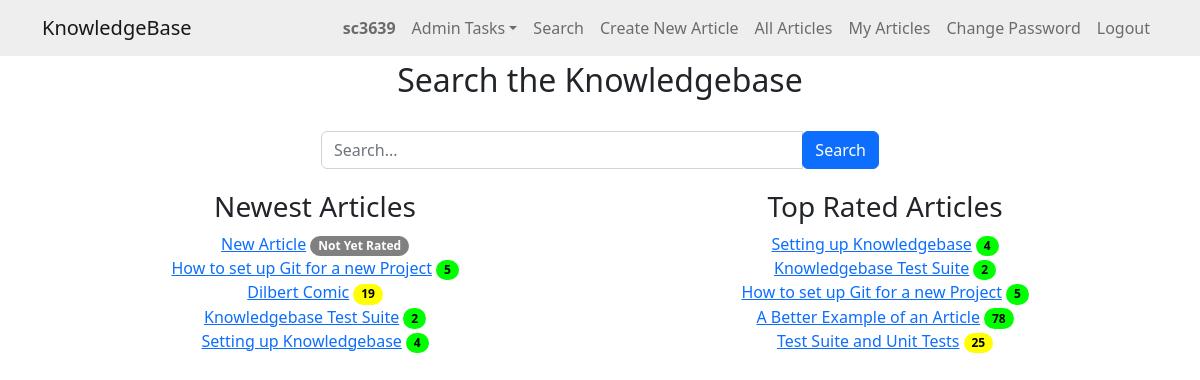
/ (signed in), run on an earlier commit of the app's database.
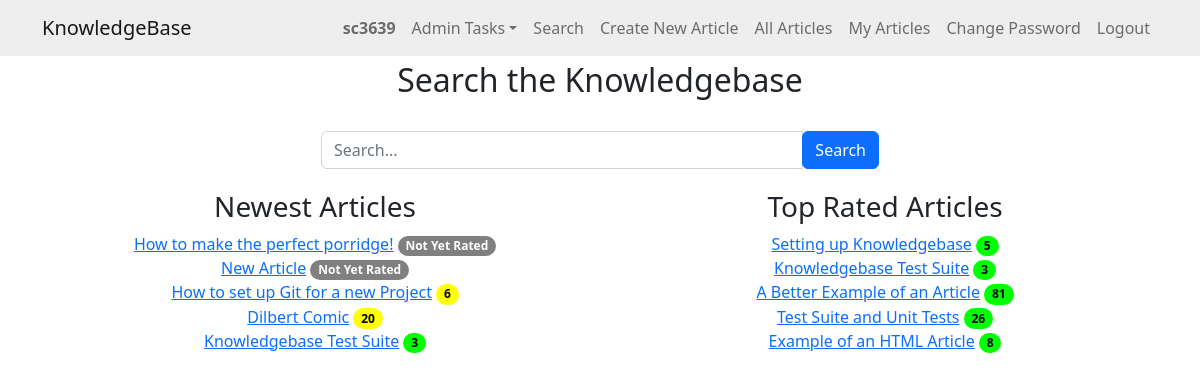
And on a later commit of the database.
### knowledge/models.py (models this page shows)
class KBEntry(models.Model):
    title = models.CharField(max_length=255)
    article = models.TextField()
    created_by = models.ForeignKey(
        User, related_name="created_kb_entries", on_delete=models.SET_NULL, null=True
    )
    created_datetime = models.DateTimeField(auto_now_add=True)
    modified_datetime = models.DateTimeField(null=True, blank=True)
    last_modified_by = models.ForeignKey(
        User, related_name="modified_kb_entries", on_delete=models.SET_NULL, null=True
    )
    deleted_datetime = models.DateTimeField(null=True, blank=True)
    deleted_by = models.ForeignKey(
        User,
        related_name="deleted_kb_entries",
        on_delete=models.SET_NULL,
        null=True,
        blank=True,
    )
    upvotes = models.ManyToManyField(
        User, related_name="upvoted_kb_entries", blank=True
    )
    downvotes = models.ManyToManyField(
        User, related_name="downvoted_kb_entries", blank=True
    )
    rating = models.FloatField(default=0.0)
    views = models.PositiveIntegerField(default=0)
    meta_data = models.ManyToManyField("Tag", blank=True)

### knowledge/views.py (the view, shortened to what this page needs)
# urls.py: path("", views.home, name="home"),
@login_required
def home(request):
    search_term = request.GET.get("search", "")
    articles = KBEntry.objects.none()  # Default to no entries
    if len(articles) < 5 or not search_term:
        newest_articles = KBEntry.objects.filter(
            deleted_datetime__isnull=True
        ).order_by("-created_datetime")[:5]
        top_rated_articles = KBEntry.objects.filter(
            deleted_datetime__isnull=True
        ).order_by("-rating")[:5]
    else:
        newest_articles = []
        top_rated_articles = []
    context = {
        "entries": articles,
        "newest_articles": newest_articles,
        "top_rated_articles": top_rated_articles,
        "search_term": search_term,
    }
    return render(request, "knowledge/home.html", context)

### knowledge/templates/knowledge/home.html (shortened to what this page needs)
{% extends "knowledge/base.html" %}
{% block content %}
<h2>Search the Knowledgebase</h2>
<br>
<div class="mb-3 col-md-6 offset-md-3">
    <form method="GET" class="form-inline">
        <div class="input-group">
            <input type="text" name="search" value="{{ search_term }}" placeholder="Search..." class="form-control" />
            <div class="input-group-append">
                <button type="submit" class="btn btn-primary">Search</button>
            </div>
        </div>
    </form>
</div>
{% if not entries or entries|length < 5 %} <div class="row">
    <div class="col-md-6 text-center">
        <h3>Newest Articles</h3>
        {% for article in newest_articles %}
        <a href="{% url 'article_detail' article.id %}">{{ article.title|truncatechars:50 }}</a>
        {% if article.rating == 0.0 and article.downvotes.count == 0 %}
        <span class="badge rounded-pill badge-norating">Not Yet Rated</span>
        {% else %}
        {% if article.rating >= 75 %}
        <span class="badge rounded-pill badge-green">{{ article.views }}</span>
        {% elif article.rating >= 50 %}
        <span class="badge rounded-pill badge-yellow">{{ article.views }}</span>
        {% elif article.rating >= 25 %}
        <span class="badge rounded-pill badge-orange">{{ article.views }}</span>
        {% else %}
        <span class="badge rounded-pill badge-red">{{ article.views }}</span>
        {% endif %}
        {% endif %}
        <br>
        {% endfor %}
    </div>
    <div class="col-md-6 text-center">
        <h3>Top Rated Articles</h3>
        {% for article in top_rated_articles %}
        <a href="{% url 'article_detail' article.id %}">{{ article.title|truncatechars:50 }}</a>
        {% if article.rating == 0.0 and article.downvotes.count == 0 %}
        <span class="badge rounded-pill badge-norating">Not Yet Rated</span>
        {% else %}
        {% if article.rating >= 75 %}
        <span class="badge rounded-pill badge-green">{{ article.views }}</span>
        {% elif article.rating >= 50 %}
        <span class="badge rounded-pill badge-yellow">{{ article.views }}</span>
        {% elif article.rating >= 25 %}
        <span class="badge rounded-pill badge-orange">{{ article.views }}</span>
        {% else %}
        <span class="badge rounded-pill badge-red">{{ article.views }}</span>
        {% endif %}
        {% endif %}
        <br>
        {% endfor %}
    </div>
    </div>
    {% endif %}
    {% endblock %}

What changed in the data, as far as the page shows it:
no longer on one of the page's lists (row edited): KBEntry: title "How to set up Git for a new Project", views "5"
no longer on one of the page's lists (row edited): KBEntry: title "Setting up Knowledgebase", views "4"
added KBEntry: title "How to make the perfect porridge!", rating "Not Yet Rated", shown under "Newest Articles"
changed KBEntry "How to set up Git for a new Project": rating 100 → 50 (drawn); views "5" → "6"
changed KBEntry "Dilbert Comic": views "19" → "20"
changed KBEntry "Knowledgebase Test Suite": views "2" → "3"
changed KBEntry "Setting up Knowledgebase": views "4" → "5"
changed KBEntry "A Better Example of an Article": views "78" → "81"
changed KBEntry "Test Suite and Unit Tests": rating 66.7 → 75 (drawn); views "25" → "26"
now on this page (row edited): KBEntry: title "Example of an HTML Article", views "8", shown under "Top Rated Articles"
